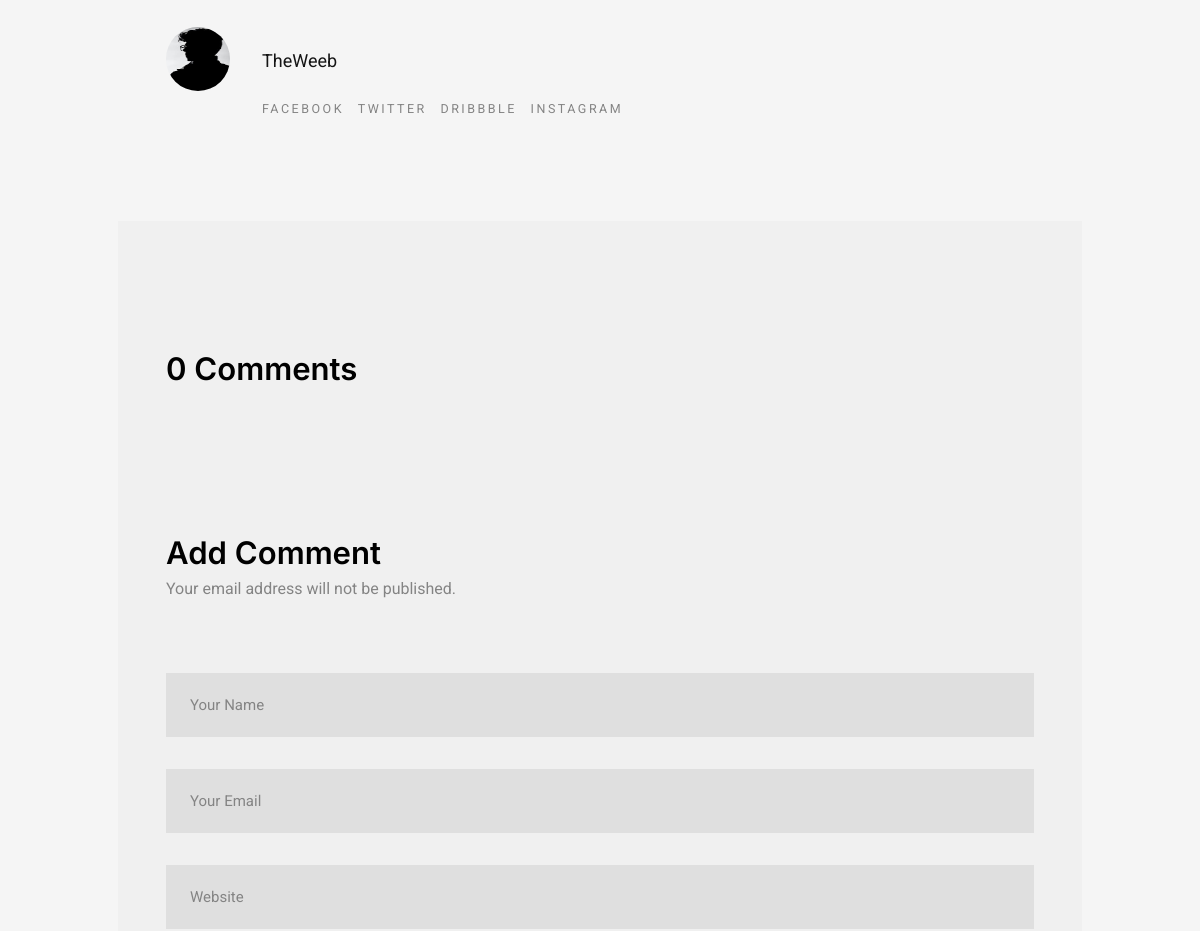
Before: /article-detail/5 (middle part) with the older database file.
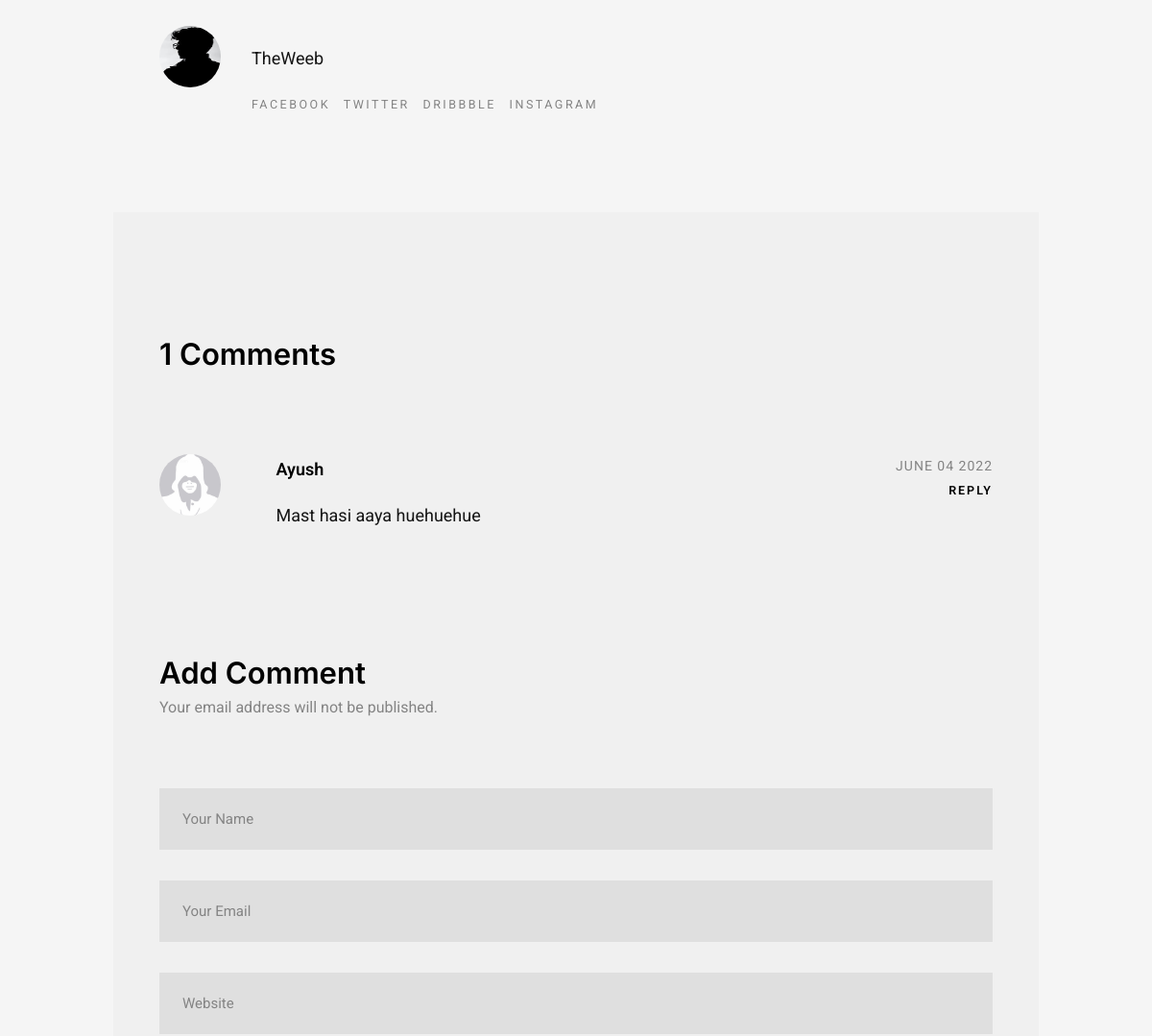
After: the same page with the newer database file.
### weebs/models.py (models this page shows, shortened)
class AllPost(models.Model):
    title = models.CharField(max_length=225)
    author = models.ForeignKey(User,on_delete=models.CASCADE)
    body = models.TextField(null=True, blank=True)
    manhwa = models.ManyToManyField(manhwa,blank=True)
    manhua = models.ManyToManyField(manhua,blank=True)
    poster_image_lg = models.ImageField(blank=True,null=True,upload_to='images/')
    poster_image = models.ImageField(blank=True,null=True,upload_to='images/Poster')
    poster_image_md = models.ImageField(blank=True,null=True,upload_to='images/')
    poster_image_sm = models.ImageField(blank=True,null=True,upload_to='images/')
    posted_on = models.DateTimeField(blank=True,null=True)
    Type = models.CharField(max_length=45,null=True,blank=True)
    post_type = models.CharField(max_length=34,null=True,blank=True)

class Comment(models.Model):
    post = models.ForeignKey(AllPost, related_name='comments', on_delete=models.CASCADE)
    name = models.CharField(max_length=234)
    comment = models.TextField()
    commented_on = models.DateTimeField(auto_now_add=True)
    def datepublished(self):
        return self.commented_on.strftime('%B %d %Y')

### weebs/views.py (the view)
# urls.py: path('article-detail/<int:pk>',views.article_detail,name='article-detail'),
def article_detail(request,pk ):
    posts = AllPost.objects.filter(pk = pk)
    count = 0
    for post in posts:
        for comment in post.comments.all():
            count += 1
    return render(request,'weebs/article-detail.html',{
        "posts":posts,
        "count":count
    })

### weebs/templates/weebs/article-detail.html (shortened to what this page needs)
{% extends 'weebs/base.html' %}
{% load static %}
{% block body %}
<section class="s-content s-content--single">
    <div class="row">
        <div class="column large-12">
{% for post in posts %}
    <article class="s-post entry format-standard">
        <div class="s-content__primary">
            <div class="s-content__author">
                <img src=" {% static 'images/avatars/user-06.jpg' %} " alt="">
                <div class="about">
                    <p>{{ post.author }}
                    </p>
                    <ul class="author-social">
                        <li><a href=" {% static '#0' %} ">Facebook</a></li>
                        <li><a href=" {% static '#0' %} ">Twitter</a></li>
                        <li><a href=" {% static '#0' %} ">Dribbble</a></li>
                        <li><a href=" {% static '#0' %} ">Instagram</i></a></li>
                    </ul>
                </div>
            </div>
        </div>
    </article>
    <div class="comments-wrap">
        <div id="comments" class="row">
            <div class="column">
                <h3>{{ count }} Comments</h3>
                <ol class="commentlist">
                    {% for comment in post.comments.all %}
                        <li class="depth-1 comment">
                            <div class="comment__avatar">
                                <img class="avatar" src=" {% static 'images/avatars/profile.png' %} " alt="" width="50" height="50">
                            </div>
                            <div class="comment__content">
                                <div class="comment__info">
                                    <div class="comment__author">{{ comment.name }}</div>
                                    <div class="comment__meta">
                                        <div class="comment__time">{{ comment.datepublished }}</div>
                                        <div class="comment__reply">
                                            <a class="comment-reply-link" href=" {% static '#0' %} ">Reply</a>
                                        </div>
                                    </div>
                                </div>
                                <div class="comment__text">
                                <p> {{ comment.comment }} </p>
                                </div>
                            </div>
                        </li>
                    {% endfor %}
                </ol>
            </div>
        </div>
        <div class="row comment-respond">
            <div id="respond" class="column">
                <h3>
                Add Comment
                <span>Your email address will not be published.</span>
                </h3>
                <form name="contactForm" id="contactForm" method="post" action="{% url 'comment' post.id %}" autocomplete="off">
                    <fieldset>
                        <div class="form-field">
                            <input name="cName" id="cName" class="h-full-width" placeholder="Your Name" value="" type="text">
                        </div>
                        <div class="form-field">
                            <input name="cEmail" id="cEmail" class="h-full-width" placeholder="Your Email" value="" type="text">
                        </div>
                        <div class="form-field">
                            <input name="cWebsite" id="cWebsite" class="h-full-width" placeholder="Website" value="" type="text">
                        </div>
                    </fieldset>
                </form>
            </div>
        </div>
    </div>
{% endfor %}
</div>
</div>
</section>
{% endblock %}

Changed rows visible on the page:
computed for AllPost "TheWeeb": author "0" → "1"
added Comment: name "Ayush", datepublished "JUNE 04 2022", comment "Mast hasi aaya huehuehue"
